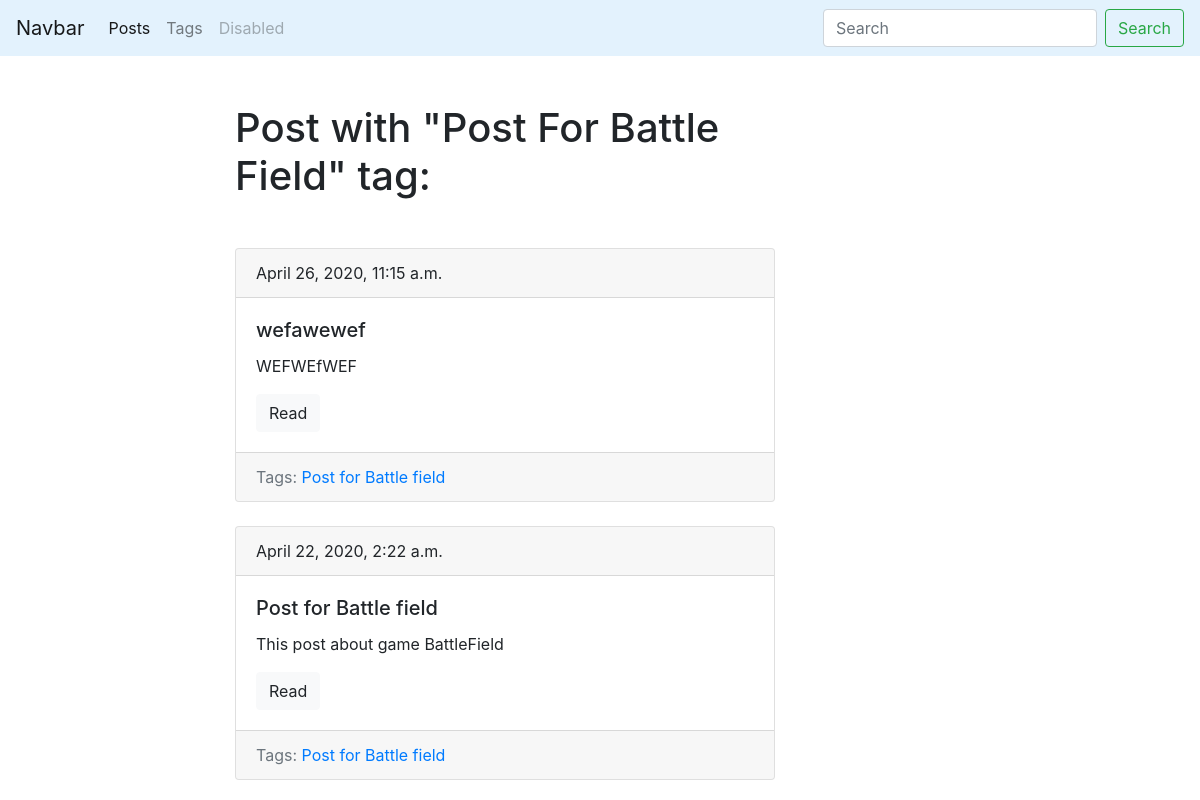
The app's page /Arizona/tag/game/, older data.
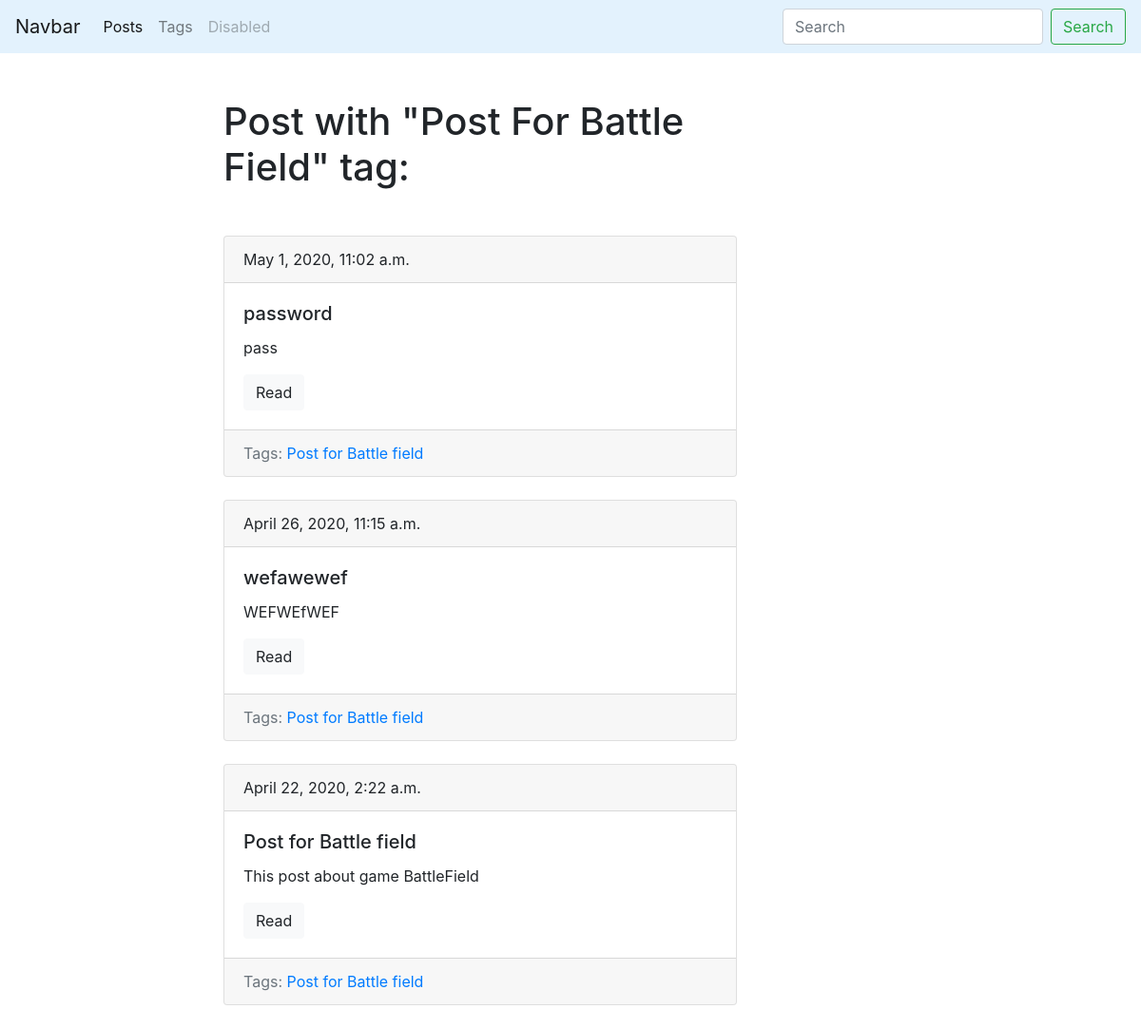
The same page, newer data.
### Arizona/models.py (models this page shows, shortened)
class Tag(models.Model):
	title = models.CharField(max_length=50)
	slug = models.SlugField(max_length=50, unique=True)
	def get_absolute_url(self):
		return reverse('tag_detail_url', kwargs={'slug':self.slug})
	class Meta:
		ordering = ['title']

class Post(models.Model):
	title = models.CharField(max_length=150, db_index=True)
	slug = models.SlugField(max_length=150,blank=True, unique=True)
	body = models.TextField(blank=True, db_index=True)
	tags = models.ManyToManyField('Tag', blank=True, related_name='posts')####This
	date_pub = models.DateTimeField(auto_now_add=True)
	def get_absolute_url(self):
		return reverse('post_detail_url', kwargs={'slug':self.slug})
	class Meta:
		ordering = ['-date_pub']

### Arizona/views.py (the view)
# urls.py: path('tag/<str:slug>/', TagDetail.as_view(), name='tag_detail_url'),
class TagDetail(ObjectDetailMixin, View):
	model = Tag
	template = 'Arizona/tag_detail.html'

### Arizona/utils.py (called while the page is built)
	def get(self,request,slug):
		obj = get_object_or_404(self.model, slug__iexact=slug)
		return render(request, self.template, context={self.model.__name__.lower(): obj ,'admin_object': obj, 'detail': True})

### Arizona/templates/Arizona/tag_detail.html (shortened to what this page needs)
{%extends 'Arizona/base_Arizona.html'%}
{% block content%}
<h1 class="mb-5">Post with "{{tag.title|title}}" tag:</h1>
{% for post in tag.posts.all%}
	{% include 'Arizona/includes/post_card_template.html' %}
{% endfor %}
{% endblock %}

### Arizona/templates/Arizona/base_Arizona.html (shortened to what this page needs)
{%extends 'base.html'%}

### templates/base.html (shortened to what this page needs)
{% load static %}
<!DOCTYPE html>
<html>
<head>
	<link rel="stylesheet" href="https://maxcdn.bootstrapcdn.com/bootstrap/4.0.0/css/bootstrap.min.css">
<link rel="stylesheet" href="{% static 'css/styles.css'%}">
</head>
<body><nav class="navbar navbar-expand-lg navbar-light" style="background-color: #e3f2fd;">
  <a class="navbar-brand" href="#">Navbar</a>
  <div class="collapse navbar-collapse" id="navbarSupportedContent">
    <ul class="navbar-nav mr-auto">
      <li class="nav-item active">
        <a class="nav-link" href="{% url 'posts_list_url' %}">Posts</a>
      </li>
      <li class="nav-item">
        <a class="nav-link" href="{% url 'tags_list_url' %}">Tags</a>
      </li>
      <li class="nav-item">
        <a class="nav-link disabled" href="#">Disabled</a>
      </li>
    </ul>
    <form class="form-inline my-2 my-lg-0" action="{% url 'posts_list_url'%}">
      <input class="form-control mr-sm-2" type="search" placeholder="Search" aria-label="Search" name="search">
      <button class="btn btn-outline-success my-2 my-sm-0" type="submit">Search</button>
    </form>
  </div>
</nav>
<div class="container mt-5">
	<div class="row">
		<div class="col-6 offset-md-2">{%block content%}{%endblock%}
</div>
</div>
</div>
</body>
</html>

### Arizona/templates/Arizona/includes/post_card_template.html
	<div class="card mb-4">
  <div class="card-header">
    {{post.date_pub}}
  </div>
  <div class="card-body">
    <h5 class="card-title">{{post.title}}</h5>
    <p class="card-text">{{post.body|truncatewords:15}}</p>
    <a href="{{post.get_absolute_url}}" class="btn btn-light">Read</a>
  </div>
  <div class="card-footer text-muted">
    Tags:
    {% for tag in post.tags.all%}
    <a href="{{ tag.get_absolute_url}}">{{ tag.title }}</a>
    {% endfor %}
  </div>
</div>

Row changes from the older to the newer data that the page shows:
added Post: date_pub "May 1, 2020, 11:02 a.m.", title "password", body "pass", Tag (title "Post for Battle field")
